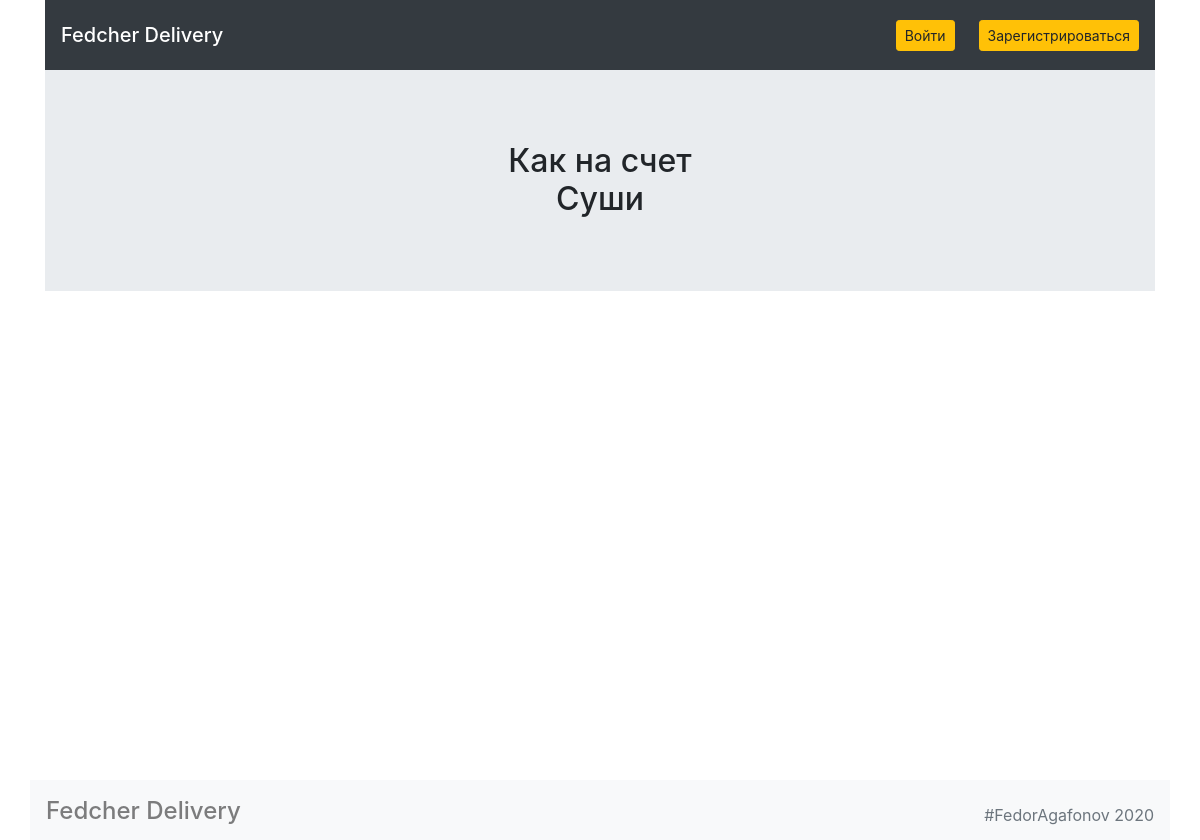
The app's page /categories/1/, older data.
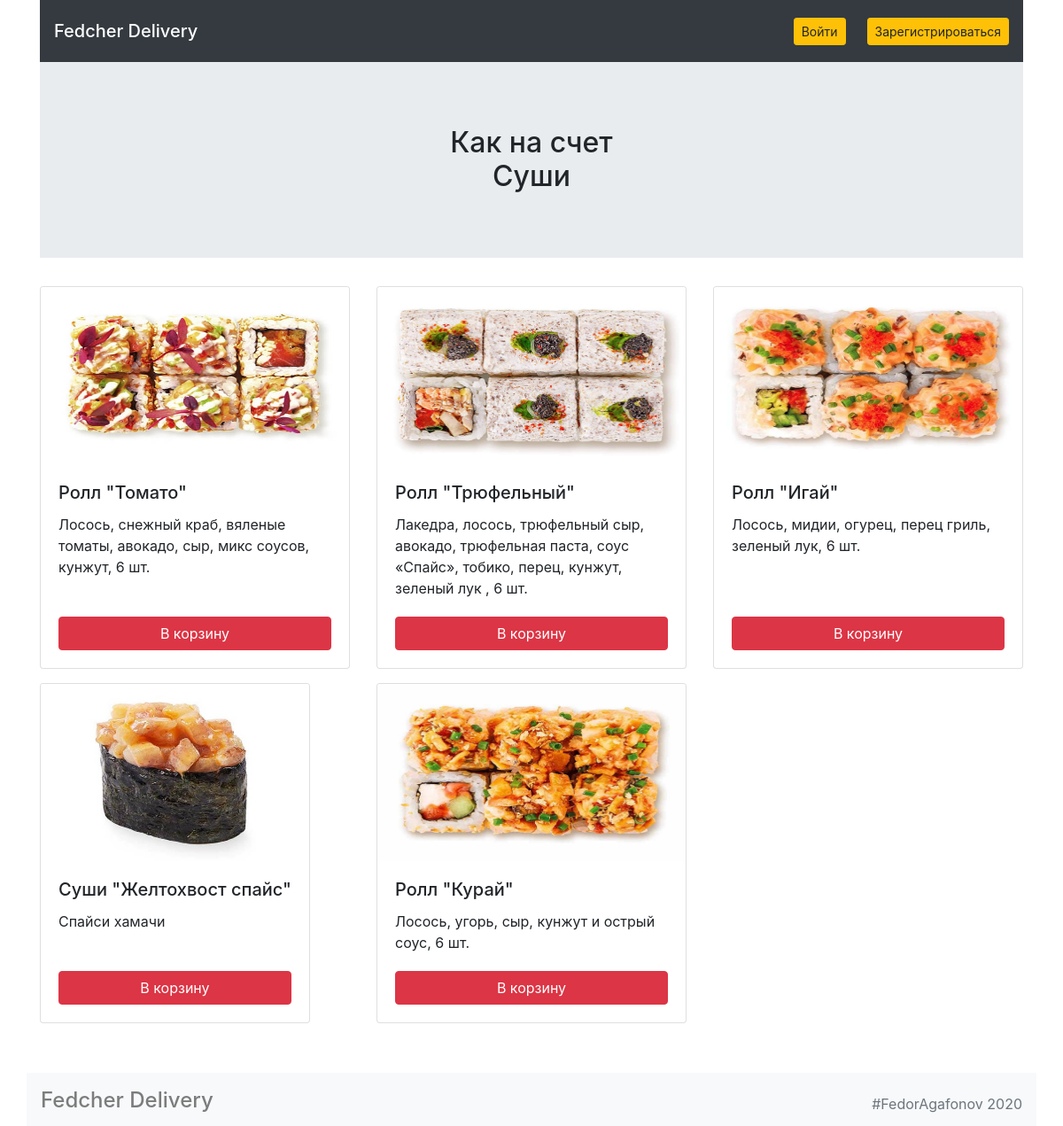
The same page, newer data.
### models.py (models this page shows)
class Meal(db.Model):
    __tablename__ = 'meals'
    id = db.Column(db.Integer, primary_key=True)
    title = db.Column(db.String, nullable=False)
    price = db.Column(db.String, nullable=False)
    description = db.Column(db.String, nullable=False)
    picture = db.Column(db.String, nullable=False)
    category_id = db.Column(db.Integer, db.ForeignKey("categorys.id"))
    category = db.relationship("Category")
    orders_details = db.relationship("OrderDetail")

### views.py (the view)
@app.route('/categories/<category_id>/')
def render_categories_page(category_id):
    category = db.session.query(Category).filter(Category.id == category_id).first()
    product_category = db.session.query(Meal).filter(Meal.category_id == category_id).all()
    login = session.get('is_auth')
    return render_template('categories.html', categories=category, product_category=product_category, is_auth=login)

### templates/categories.html
{% extends 'base.html' %}
{% block container %}
<main class="container">
  <section class="jumbotron jumbotron-fluid">
    <div class="text-center">
      <h1 class="h2 m-2">Как на счет <br>{{ categories.title }}</h1>
    </div>
  </section>
  <section>
    <div class="row mt-4">
      {% for meal in product_category %}
      <div class="meal col-12 col-md-4">
        <div class="card mb-3">
          <img src="{{ url_for('static', filename='img/'+meal.picture) }}" width="300" height="200" class="card-img-top">
          <div class="card-body">
            <div class="description">
              <h4 class="h5 card-title">{{ meal.title }}</h4>
              <p class="card-text">{{ meal.description }}</p>
            </div>
            {% if is_auth %}
            <a href="/addtocart/{{ meal.id }}" class="btn btn-danger">В корзину</a>
            {% else %}
            <a href="{{ url_for('render_login_page') }}" class="btn btn-danger">В корзину</a>
            {% endif %}
          </div>
        </div>
      </div>
      {% endfor %}
    </div>
  </section>
</main>
{% endblock %}

Row changes from the older to the newer data that the page shows:
added Meal: picture (picture), title "Ролл \"Томато\"", description "Лосось, снежный краб, вяленые томаты, авокадо, сыр, микс соусов, кунжут, 6 шт."
added Meal: picture (picture), title "Ролл \"Трюфельный\"", description "Лакедра, лосось, трюфельный сыр, авокадо, трюфельная паста, соус «Спайс», тобико, перец, кунжут, зеленый лук , 6 шт."
added Meal: picture (picture), title "Ролл \"Игай\"", description "Лосось, мидии, огурец, перец гриль, зеленый лук, 6 шт."
added Meal: picture (picture), title "Суши \"Желтохвост спайс\"", description "Спайси хамачи"
added Meal: picture (picture), title "Ролл \"Курай\"", description "Лосось, угорь, сыр, кунжут и острый соус, 6 шт."
